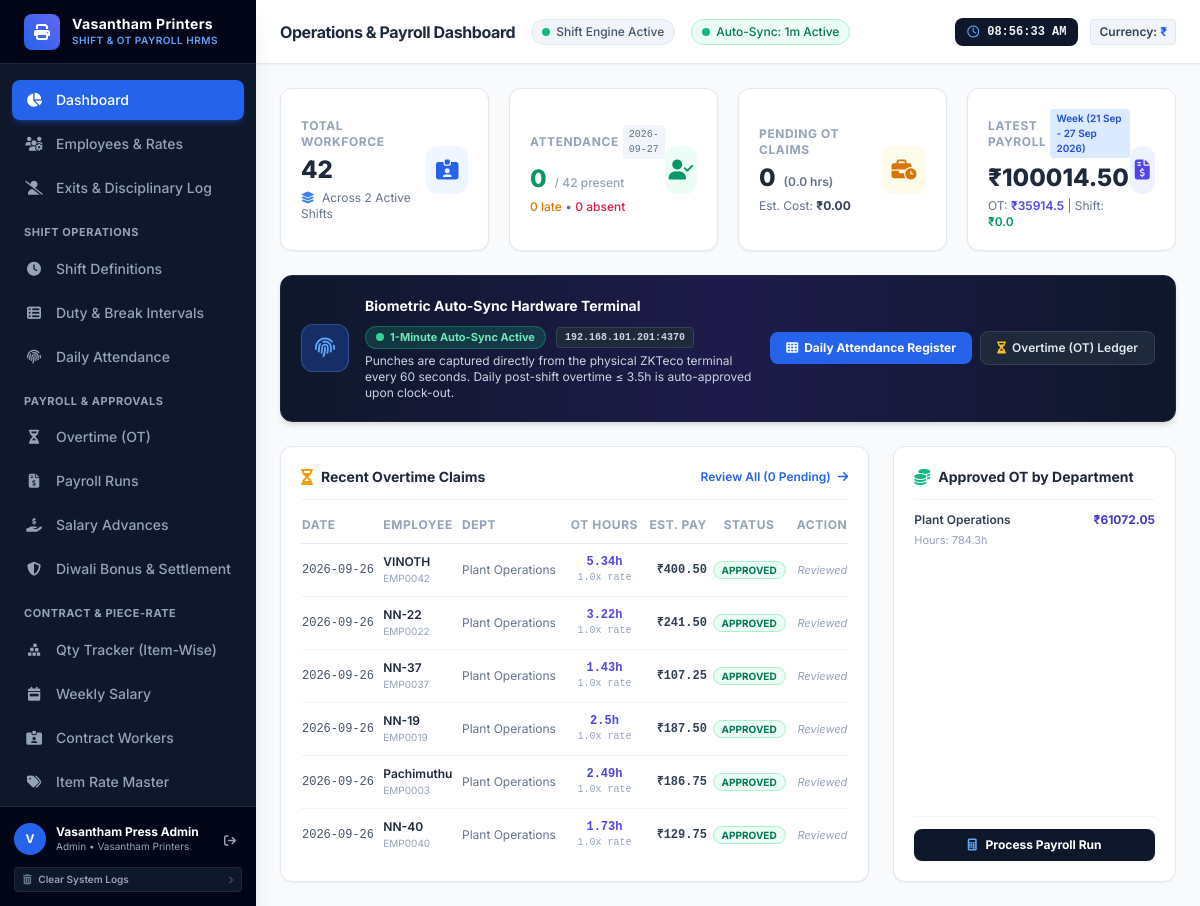
Page / (signed in) on the earlier database version.
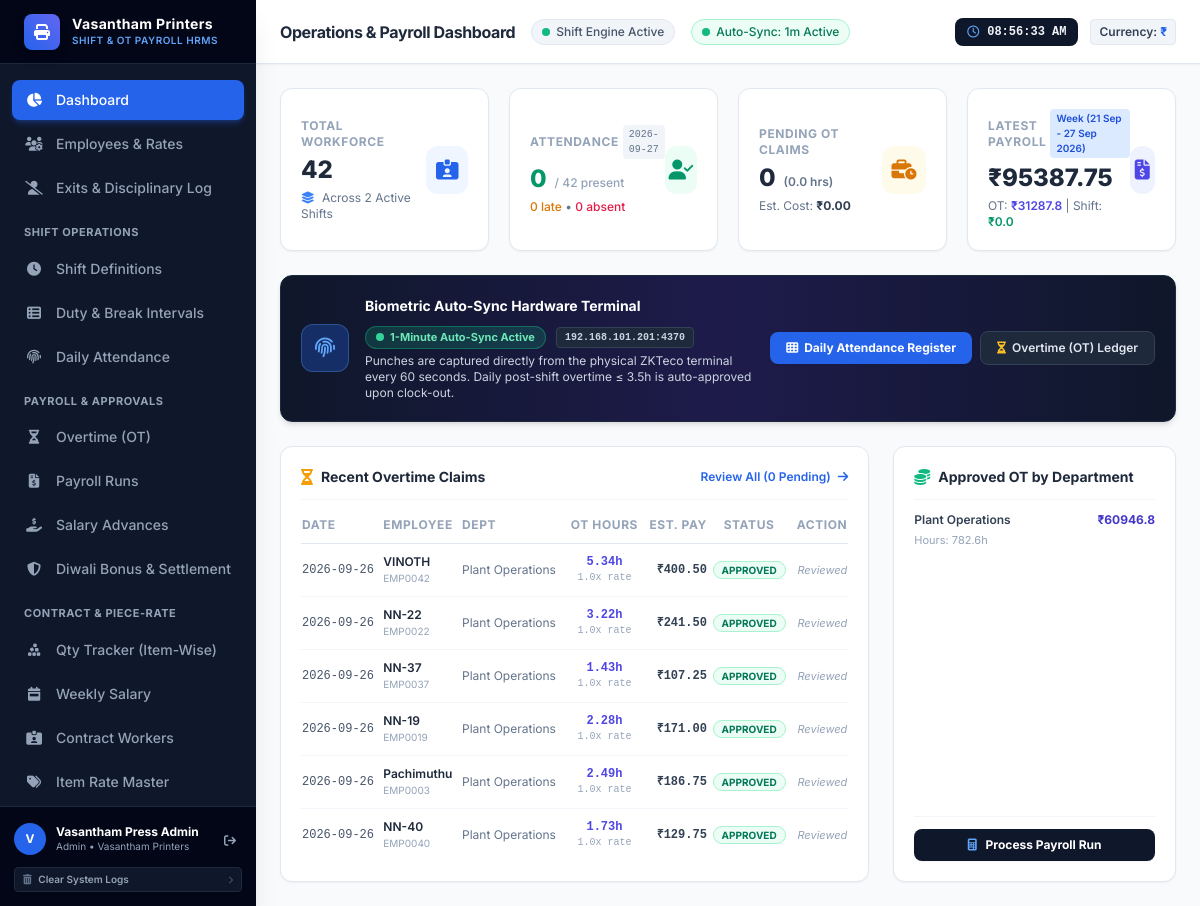
Same page on the later database version.
### tables this page shows
CREATE TABLE payroll_runs (
        id INTEGER PRIMARY KEY AUTOINCREMENT,
        month INTEGER NOT NULL,           -- 1 to 12
        year INTEGER NOT NULL,            -- e.g., 2026
        period_name TEXT NOT NULL,        -- 'March 2026'
        start_date TEXT NOT NULL,
        end_date TEXT NOT NULL,
        total_employees INTEGER NOT NULL DEFAULT 0,
        total_gross REAL NOT NULL DEFAULT 0.0,
        total_net REAL NOT NULL DEFAULT 0.0,
        total_ot_pay REAL NOT NULL DEFAULT 0.0,
        total_shift_allowance REAL NOT NULL DEFAULT 0.0,
        status TEXT NOT NULL DEFAULT 'DRAFT', -- 'DRAFT', 'FINALIZED'
        created_at TIMESTAMP DEFAULT CURRENT_TIMESTAMP
    , run_type TEXT NOT NULL DEFAULT 'MONTHLY', total_bonus REAL NOT NULL DEFAULT 0.0, total_advance_deductions REAL NOT NULL DEFAULT 0.0);

CREATE TABLE overtime_records (
        id INTEGER PRIMARY KEY AUTOINCREMENT,
        employee_id INTEGER NOT NULL REFERENCES employees(id) ON DELETE CASCADE,
        attendance_id INTEGER REFERENCES attendance_records(id) ON DELETE SET NULL,
        date TEXT NOT NULL,               -- 'YYYY-MM-DD'
        ot_type TEXT NOT NULL DEFAULT 'NORMAL', -- 'NORMAL', 'WEEKEND', 'HOLIDAY'
        pre_shift_ot_hours REAL NOT NULL DEFAULT 0.0,
        post_shift_ot_hours REAL NOT NULL DEFAULT 0.0,
        total_ot_hours REAL NOT NULL DEFAULT 0.0,
        multiplier REAL NOT NULL DEFAULT 1.5,
        approved_hours REAL NOT NULL DEFAULT 0.0,
        calculated_ot_pay REAL NOT NULL DEFAULT 0.0,
        status TEXT NOT NULL DEFAULT 'PENDING', -- 'PENDING', 'APPROVED', 'REJECTED'
        reason TEXT,
        approved_by TEXT,
        approved_at TIMESTAMP,
        created_at TIMESTAMP DEFAULT CURRENT_TIMESTAMP
    );

CREATE TABLE departments (
        id INTEGER PRIMARY KEY AUTOINCREMENT,
        code TEXT UNIQUE NOT NULL,
        name TEXT NOT NULL,
        description TEXT,
        created_at TIMESTAMP DEFAULT CURRENT_TIMESTAMP
    );

CREATE TABLE employees (
        id INTEGER PRIMARY KEY AUTOINCREMENT,
        emp_no TEXT UNIQUE NOT NULL,
        first_name TEXT NOT NULL,
        last_name TEXT NOT NULL,
        email TEXT UNIQUE NOT NULL,
        phone TEXT,
        department_id INTEGER NOT NULL REFERENCES departments(id) ON DELETE RESTRICT,
        designation TEXT NOT NULL,
        join_date TEXT NOT NULL,
        default_shift_id INTEGER REFERENCES shifts(id) ON DELETE SET NULL,
        salary_type TEXT NOT NULL DEFAULT 'MONTHLY', -- 'MONTHLY' or 'HOURLY'
        base_salary REAL NOT NULL DEFAULT 30000.0,
        hourly_rate REAL NOT NULL DEFAULT 144.23,
        hra REAL NOT NULL DEFAULT 5000.0,
        special_allowance REAL NOT NULL DEFAULT 2500.0,
        pf_deduction_pct REAL NOT NULL DEFAULT 12.0,
        esi_deduction_pct REAL NOT NULL DEFAULT 0.75,
        tax_deduction_pct REAL NOT NULL DEFAULT 5.0,
        weekly_off_day INTEGER NOT NULL DEFAULT 6, -- 0=Monday, 6=Sunday
        is_active INTEGER NOT NULL DEFAULT 1,
        created_at TIMESTAMP DEFAULT CURRENT_TIMESTAMP
    , pay_frequency TEXT NOT NULL DEFAULT 'MONTHLY', pf_enabled INTEGER NOT NULL DEFAULT 0, esi_enabled INTEGER NOT NULL DEFAULT 0, shift_salary REAL NOT NULL DEFAULT 0.0, ot_hourly_rate REAL NOT NULL DEFAULT 0.0, safety_training_completed INTEGER NOT NULL DEFAULT 1, safety_training_date TEXT, safety_training_approved_by TEXT NOT NULL DEFAULT 'Press Safety Officer', employment_status TEXT NOT NULL DEFAULT 'ACTIVE', status_date TEXT, status_reason TEXT, is_admin INTEGER NOT NULL DEFAULT 0);

### routes/dashboard.py (the view)
@dashboard_bp.route("/")
def index():
    conn = get_db_connection()
    cursor = conn.cursor()
    today_str = date.today().strftime("%Y-%m-%d")
    cursor.execute("SELECT COUNT(*) as cnt FROM employees WHERE is_active = 1")
    total_employees = cursor.fetchone()["cnt"]
    cursor.execute("SELECT COUNT(*) as cnt FROM shifts WHERE is_active = 1")
    total_shifts = cursor.fetchone()["cnt"]
    cursor.execute("""
        SELECT
            COUNT(CASE WHEN status IN ('PRESENT', 'LATE') THEN 1 END) as present_count,
            COUNT(CASE WHEN status = 'LATE' THEN 1 END) as late_count,
            COUNT(CASE WHEN status = 'HALF_DAY' THEN 1 END) as half_day_count,
            COUNT(CASE WHEN status = 'ABSENT' THEN 1 END) as absent_count,
            COUNT(CASE WHEN status = 'WEEKLY_OFF' THEN 1 END) as off_count
        FROM attendance_records
        WHERE date = ?
    """, (today_str,))
    today_att = dict(cursor.fetchone())
    if sum(today_att.values()) == 0:
        cursor.execute("SELECT MAX(date) as max_date FROM attendance_records")
        latest_date_row = cursor.fetchone()
        eval_date = latest_date_row["max_date"] or today_str
        cursor.execute("""
            SELECT
                COUNT(CASE WHEN status IN ('PRESENT', 'LATE') THEN 1 END) as present_count,
                COUNT(CASE WHEN status = 'LATE' THEN 1 END) as late_count,
                COUNT(CASE WHEN status = 'HALF_DAY' THEN 1 END) as half_day_count,
                COUNT(CASE WHEN status = 'ABSENT' THEN 1 END) as absent_count,
                COUNT(CASE WHEN status = 'WEEKLY_OFF' THEN 1 END) as off_count
            FROM attendance_records
            WHERE date = ?
        """, (eval_date,))
        today_att = dict(cursor.fetchone())
    else:
        eval_date = today_str
    cursor.execute("""
        SELECT COUNT(*) as pending_count, COALESCE(SUM(total_ot_hours), 0.0) as pending_hours,
               COALESCE(SUM(calculated_ot_pay), 0.0) as pending_cost
        FROM overtime_records
        WHERE status = 'PENDING'
    """)
    pending_ot = dict(cursor.fetchone())
    cursor.execute("""
        SELECT * FROM payroll_runs
        ORDER BY year DESC, month DESC
        LIMIT 1
    """)
    latest_payroll_row = cursor.fetchone()
    latest_payroll = dict(latest_payroll_row) if latest_payroll_row else None
    cursor.execute("""
        SELECT s.name, s.code, s.color, COUNT(r.id) as emp_count
        FROM shifts s
        LEFT JOIN roster_schedules r ON s.id = r.shift_id AND r.date = ?
        GROUP BY s.id
        ORDER BY emp_count DESC
    """, (eval_date,))
    shift_breakdown = [dict(row) for row in cursor.fetchall()]
    cursor.execute("""
        SELECT o.*, e.first_name, e.last_name, e.emp_no, d.name as dept_name
        FROM overtime_records o
        JOIN employees e ON o.employee_id = e.id
        JOIN departments d ON e.department_id = d.id
        ORDER BY o.date DESC, o.id DESC
        LIMIT 6
    """)
    recent_ot = [dict(row) for row in cursor.fetchall()]
    cursor.execute("""
        SELECT d.name as dept_name,
               ROUND(SUM(o.approved_hours), 1) as total_ot_hours,
               ROUND(SUM(o.calculated_ot_pay), 2) as total_ot_cost
        FROM overtime_records o
        JOIN employees e ON o.employee_id = e.id
        JOIN departments d ON e.department_id = d.id
        WHERE o.status = 'APPROVED'
        GROUP BY d.id
        ORDER BY total_ot_cost DESC
    """)
    dept_ot_stats = [dict(row) for row in cursor.fetchall()]
    cursor.execute("SELECT id, emp_no, first_name, last_name, default_shift_id FROM employees WHERE is_active = 1 ORDER BY first_name")
    active_employees = [dict(row) for row in cursor.fetchall()]
    conn.close()
    return render_template(
        "dashboard.html",
        total_employees=total_employees,
        total_shifts=total_shifts,
        today_att=today_att,
        eval_date=eval_date,
        pending_ot=pending_ot,
        latest_payroll=latest_payroll,
        shift_breakdown=shift_breakdown,
        recent_ot=recent_ot,
        dept_ot_stats=dept_ot_stats,
        active_employees=active_employees
    )

### database.py (called while the page is built)
def get_db_connection():
    db_path = os.environ.get("HRMS_DB_PATH", DB_PATH)
    conn = sqlite3.connect(db_path, timeout=30.0)
    conn.row_factory = sqlite3.Row
    conn.execute("PRAGMA foreign_keys = ON;")
    conn.execute("PRAGMA journal_mode = WAL;")
    conn.execute("PRAGMA synchronous = NORMAL;")
    conn.execute("PRAGMA busy_timeout = 30000;")
    return conn

### models/auto_sync.py (called while the page is built)
def get_syncer():
    global _syncer_instance
    if _syncer_instance is None:
        _syncer_instance = BiometricAutoSyncer(interval_seconds=60, days_back=7)
    return _syncer_instance

def get_auto_sync_status():
    syncer = get_syncer()
    return syncer.get_status()

### templates/dashboard.html (shortened to what the changed rows need)
{% extends "base.html" %}
{% block header_title %}Operations & Payroll Dashboard{% endblock %}
{% block content %}
<div class="space-y-6 max-w-7xl mx-auto">
    <div class="grid grid-cols-1 md:grid-cols-2 lg:grid-cols-4 gap-5">
        <div class="bg-white p-5 rounded-xl border border-slate-200 shadow-sm flex items-center justify-between">
            <div>
                <div class="flex items-center space-x-1">
                    <p class="text-xs font-bold uppercase tracking-wider text-slate-400">Latest Payroll</p>
                    {% if latest_payroll %}
                    <span class="text-[10px] bg-blue-100 text-blue-700 px-1.5 py-0.5 rounded font-semibold">{{ latest_payroll.period_name }}</span>
                    {% endif %}
                </div>
                {% if latest_payroll %}
                <h3 class="text-2xl font-extrabold text-slate-800 mt-1">{{ company_info.currency_symbol }}{{ "%.2f"|format(latest_payroll.total_net) }}</h3>
                <p class="text-xs text-slate-500 mt-1">
                    OT: <span class="text-indigo-600 font-semibold">{{ company_info.currency_symbol }}{{ "%.1f"|format(latest_payroll.total_ot_pay) }}</span> |
                    Shift: <span class="text-emerald-600 font-semibold">{{ company_info.currency_symbol }}{{ "%.1f"|format(latest_payroll.total_shift_allowance) }}</span>
                </p>
                {% else %}
                <h3 class="text-xl font-bold text-slate-400 mt-1">No Runs Yet</h3>
                <p class="text-xs text-slate-500 mt-1">Process a pay run in Payroll</p>
                {% endif %}
            </div>
        </div>
    </div>
    <div class="grid grid-cols-1 lg:grid-cols-3 gap-6">
        <div class="bg-white p-5 rounded-xl border border-slate-200 shadow-sm lg:col-span-2">
            <div class="overflow-x-auto">
                <table class="w-full text-left text-xs">
                    <thead>
                        <tr class="border-b border-slate-200 text-slate-400 font-semibold uppercase tracking-wider">
                            <th class="pb-2.5">Date</th>
                            <th class="pb-2.5">Employee</th>
                            <th class="pb-2.5">Dept</th>
                            <th class="pb-2.5 text-center">OT Hours</th>
                            <th class="pb-2.5 text-right">Est. Pay</th>
                            <th class="pb-2.5 text-center">Status</th>
                            <th class="pb-2.5 text-right">Action</th>
                        </tr>
                    </thead>
                    <tbody class="divide-y divide-slate-100">
                        {% for ot in recent_ot %}
                        <tr class="hover:bg-slate-50 transition">
                            <td class="py-2.5 font-mono text-slate-600">{{ ot.date }}</td>
                            <td class="py-2.5 font-semibold text-slate-800">
                                {{ ot.first_name }} {{ ot.last_name }}
                                <span class="text-[10px] text-slate-400 font-normal block">{{ ot.emp_no }}</span>
                            </td>
                            <td class="py-2.5 text-slate-500">{{ ot.dept_name }}</td>
                            <td class="py-2.5 text-center font-mono font-bold text-indigo-600">
                                {{ ot.total_ot_hours }}h
                                <span class="text-[10px] text-slate-400 font-normal block">{{ ot.multiplier }}x rate</span>
                            </td>
                            <td class="py-2.5 text-right font-mono font-semibold text-slate-700">
                                {{ company_info.currency_symbol }}{{ "%.2f"|format(ot.calculated_ot_pay) }}
                            </td>
                            <td class="py-2.5 text-center">
                                {% if ot.status == 'APPROVED' %}
                                <span class="px-2 py-0.5 rounded-full text-[10px] font-bold bg-emerald-50 text-emerald-700 border border-emerald-200">APPROVED</span>
                                {% elif ot.status == 'REJECTED' %}
                                <span class="px-2 py-0.5 rounded-full text-[10px] font-bold bg-rose-50 text-rose-700 border border-rose-200">REJECTED</span>
                                {% else %}
                                <span class="px-2 py-0.5 rounded-full text-[10px] font-bold bg-amber-50 text-amber-700 border border-amber-200">PENDING</span>
                                {% endif %}
                            </td>
                            <td class="py-2.5 text-right">
                                {% if ot.status == 'PENDING' %}
                                <div class="inline-flex space-x-1">
                                    <form action="{{ url_for('overtime.review_action', ot_id=ot.id) }}" method="POST" class="inline">
                                        <input type="hidden" name="action" value="APPROVE">
                                        <button type="submit" class="p-1 px-2 bg-emerald-600 hover:bg-emerald-700 text-white rounded text-[10px] font-bold" title="Approve">
                                            <i class="fas fa-check"></i>
                                        </button>
                                    </form>
                                    <form action="{{ url_for('overtime.review_action', ot_id=ot.id) }}" method="POST" class="inline">
                                        <input type="hidden" name="action" value="REJECT">
                                        <button type="submit" class="p-1 px-2 bg-rose-600 hover:bg-rose-700 text-white rounded text-[10px] font-bold" title="Reject">
                                            <i class="fas fa-times"></i>
                                        </button>
                                    </form>
                                </div>
                                {% else %}
                                <span class="text-[11px] text-slate-400 italic">Reviewed</span>
                                {% endif %}
                            </td>
                        </tr>
                        {% endfor %}
                    </tbody>
                </table>
            </div>
        </div>
        <div class="bg-white p-5 rounded-xl border border-slate-200 shadow-sm lg:col-span-1 flex flex-col justify-between">
            <div>
                <div class="space-y-3">
                    {% for d in dept_ot_stats %}
                    <div>
                        <div class="flex items-center justify-between text-xs mb-1">
                            <span class="font-semibold text-slate-700">{{ d.dept_name }}</span>
                            <span class="font-bold text-indigo-700">{{ company_info.currency_symbol }}{{ d.total_ot_cost }}</span>
                        </div>
                        <div class="flex items-center justify-between text-[11px] text-slate-400">
                            <span>Hours: {{ d.total_ot_hours }}h</span>
                        </div>
                    </div>
                    {% endfor %}
                </div>
            </div>
        </div>
    </div>
</div>
{% endblock %}

Differences in the rows shown:
changed payroll_runs: total_net "100014.50" → "95387.75"; total_ot_pay "35914.5" → "31287.8"
changed overtime_records "NN-19": total_ot_hours "2.5" → "2.28"; calculated_ot_pay "187.50" → "171.00"
computed for departments "Plant Operations": total_ot_cost "61072.05" → "60946.8"; total_ot_hours "784.3" → "782.6"
